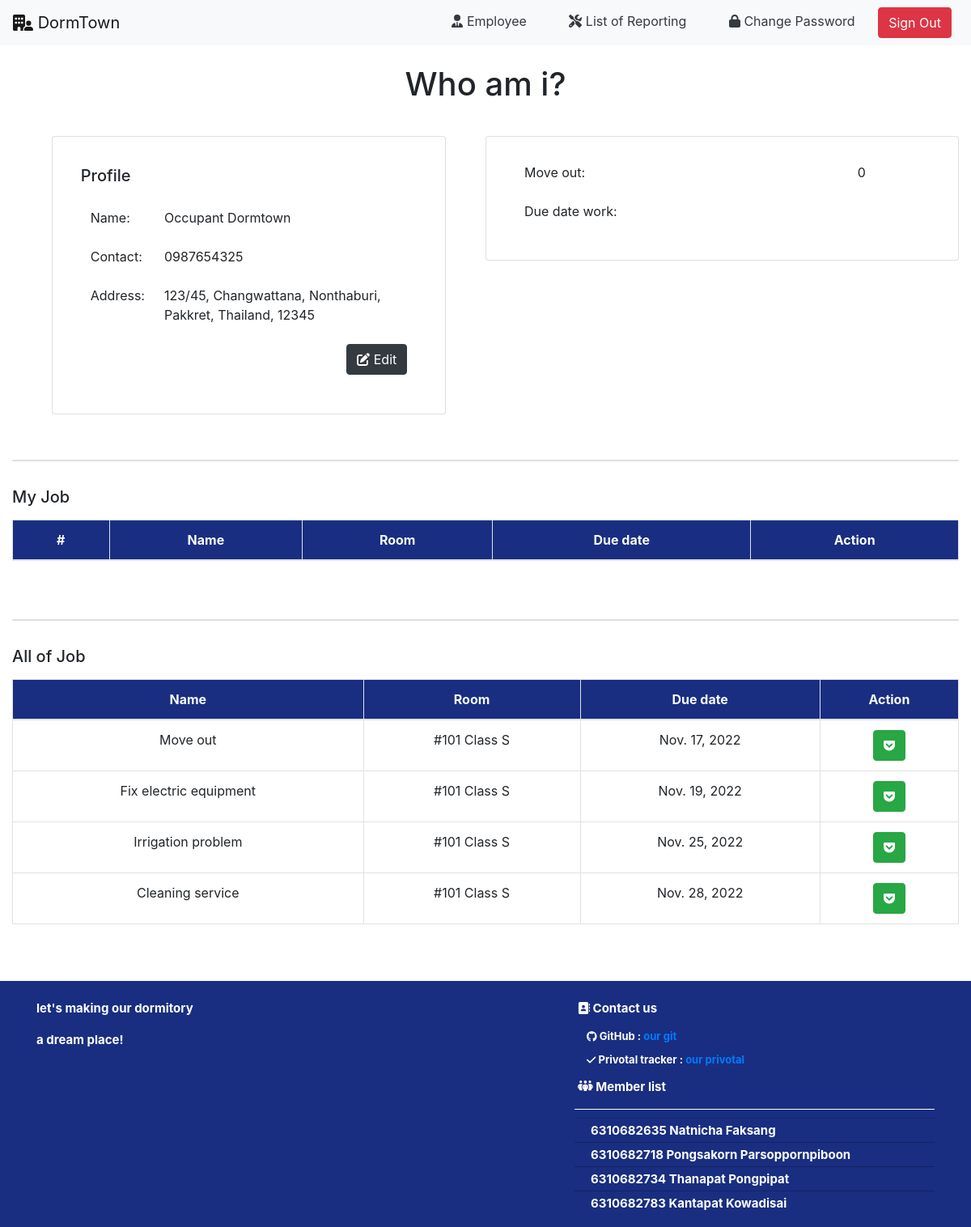
/employee/ (signed in), run on an earlier commit of the app's database.
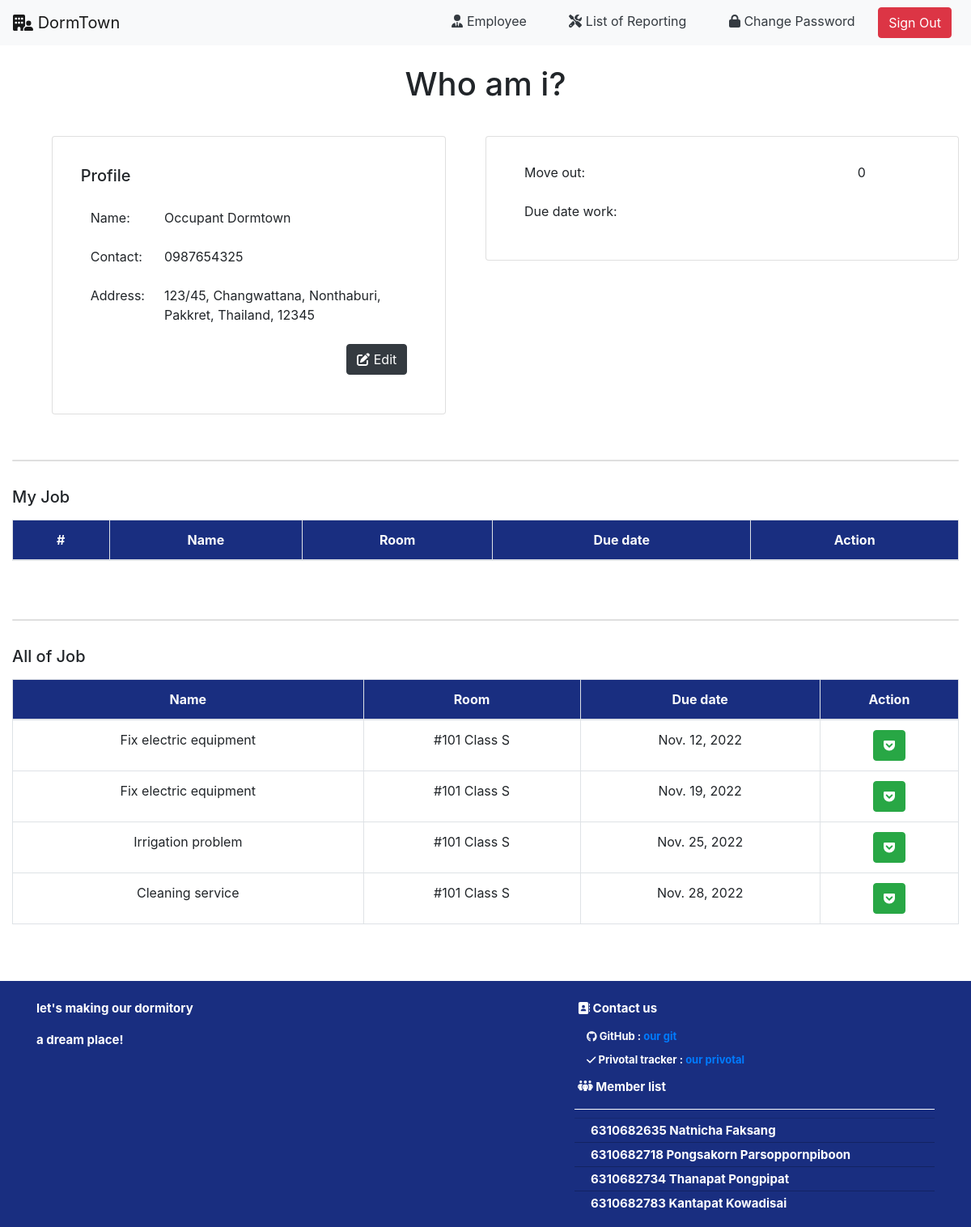
And on a later commit of the database.
### occupant/models.py (models this page shows, shortened)
class Report(models.Model):
    from_user_id = models.ForeignKey(
        User, on_delete=models.CASCADE, related_name="from_user_id")
    problem_type_id = models.ForeignKey(
        ProblemType, on_delete=models.CASCADE, related_name="problem_type_id")
    due_date = models.DateField()
    note = models.CharField(max_length=150)
    status_id = models.ForeignKey(
        StatusType, on_delete=models.CASCADE, related_name="status_id")
    assign_to_id = models.ForeignKey(
        User, on_delete=models.CASCADE, related_name="assign_to_id", null=True)
    role_id = models.ForeignKey(
        Role, on_delete=models.CASCADE, related_name="reported_role_id", null=True)

class ProblemType(models.Model):
    problem_name = models.CharField(max_length=30)
    def __str__(self):
        return f'{ self.problem_name }'

class Room(models.Model):
    room_number = models.CharField(max_length=3)
    room_type = models.ForeignKey(
        RoomType, on_delete=models.CASCADE, related_name="room_type")
    status = models.BooleanField()
    def __str__(self):
        return f'#{ self.room_number } Class {self.room_type}'

class RoomType(models.Model):
    class_level = models.CharField(max_length=5)
    price = models.IntegerField()
    room_service = models.IntegerField(default=1)
    tv_fridge = models.BooleanField(default=True)
    wardrobe = models.BooleanField(default=True)
    water_heater = models.BooleanField(default=True)
    def __str__(self):
        return f'{ self.class_level }'

### employee/views.py (the view, shortened to what this page needs)
# urls.py: path("", views.index, name="chat_to_admin"),
def index(request):
    if not request.user.is_authenticated:
        return render(request, 'users/login.html', status=400)
    else:
        user = User.objects.filter(pk=request.user.id).first()
        user_info = UserInfo.objects.filter(user_id=request.user.id).first()
        role_name = user_info.role_id.role_name
        report_a = Report.objects.filter(assign_to_id=request.user,status_id=StatusType.objects.get(pk=2)).order_by('due_date')
        report_na = Report.objects.filter(assign_to_id__isnull=True).order_by('due_date')
        rooms_reporter_a = {}
        for report in report_a:
            Object_reporter = UserInfo.objects.get(user_id=report.from_user_id.id)
            reporter_room = Object_reporter.room_id
            rooms_reporter_a.update({report.from_user_id:reporter_room})
        rooms_reporter_na = {}
        for report in report_na:
            Object_reporter = UserInfo.objects.get(user_id=report.from_user_id.id)
            reporter_room = Object_reporter.room_id
            rooms_reporter_na.update({report.from_user_id:reporter_room})
        iri=0
        fix=0
        clean=0
        move=0
        if role_name == 'Technician' or 'Housekeeper':
            can_access = True
        else:
            can_access = False
        for i in report_na:
            if(can_access):
                return render(request, 'employee/index.html', {
                    'user': user,
                    'user_info' : user_info,
                    'role_name' : role_name,
                    'report_a'  : report_a,
                    'report_na' : report_na,
                    'fix'       : fix,
                    'clean'     : clean,
                    'move'      : move,
                    'iri'       : iri,
                    'rooms_reporter_a' :rooms_reporter_a,
                    'rooms_reporter_na' :rooms_reporter_na,
                })
            else:
                return render(request, "rooms/index.html")

### employee/templates/employee/index.html (shortened to what this page needs)
{% extends 'employee/layout.html' %}
{% block body %}
{% if role_name == "Housekeeper" %}
<div class="text-center mt-4">
    <h1>Housekeeper</h1>
</div>
{% elif role_name == "Technician" %}
<div class="text-center mt-4">
    <h1>Technician</h1>
</div>
{% else %}
<div class="text-center mt-4">
  <h1>Who am i?</h1>
</div>
{% endif %}
<div class="d-flex justify-content-around">
  <div class="container">
    <div class="py-3"></div>
    <div class="row">
        <div class="col-lg-10 card" style="margin: auto">
            <div class="card-body">
                <div class="d-flex justify-content-between align-items-center py-3">
                    <h2 class="h5 mb-0">Profile</h2>
                </div>
                <table class="table table-borderless">
                    <tr>
                        <td colspan="2">Name:</td>
                        <td class="text-end">{{ user.first_name }} {{ user.last_name }}</td>
                    </tr>
                    <tr>
                        <td colspan="2">Contact:</td>
                        <td class="text-end">{{ user_info.phone_number }}</td>
                    </tr>
                    <tr>
                        <td colspan="2">Address:</td>
                        <td class="text-end">{{ user_info.address }}, {{ user_info.street }}, {{ user_info.state }}, {{ user_info.city }}, {{ user_info.country }}, {{ user_info.zip_code }} </td>
                    </tr>
                    <tr>
                        <td colspan="2"></td>
                        <td class="text-end" align="right">
                          <a class="btn btn-dark text-white" href="{% url 'employee:edit_profile' %}"><i class="fa-solid fa-pen-to-square"></i> Edit</a>
                        </td>
                    </tr>
                </table>
            </div>
        </div>
    </div>
  </div>
  <div class="container">
    <div class="py-3"></div>
    <div class="row">
      <div class="col card">
        <div class="card-body">
          <table class="table table-borderless">
            <tr>
              <td colspan="2">Move out:</td>
              <td>{{move}}</td>
            </tr>
            <tr>
              <td colspan="2">Due date work:</td>
              <td></td>
            </tr>
          </table>
        </div>
      </div>
    </div>
  </div>
</div>
<dev class="container">
  <div class="py-3"></div>
  <div class="col card"></div>
  <div class="py-2"></div>
  <div class="d-flex justify-content-between align-items-center py-3">
    <h2 class="h5 mb-0">My Job</h2>
  </div>
  <table class="table table-bordered text-center">
    <thead class="text-light" style="background-color: #192e80;">
      <tr>
        <th scope="col">#</th>
        <th scope="col">Name</th>
        <th scope="col">Room</th>
        <th scope="col">Due date</th>
        <th scope="col">Action</th>
      </tr>
    </thead>
  </table>
</dev>
<dev class="container">
  <div class="py-3"></div>
  <div class="col card"></div>
  <div class="py-2"></div>
  <div class="d-flex justify-content-between align-items-center py-3">
    <h2 class="h5 mb-0">All of Job</h2>
  </div>
  <table class="table table-bordered text-center">
    <thead class="text-light" style="background-color: #192e80;">
      <tr>
        <th scope="col">Name</th>
        <th scope="col">Room</th>
        <th scope="col">Due date</th>
        <th scope="col">Action</th>
      </tr>
    </thead>
    <tbody>
      {% for i in report_na %}
          <tr>
            <td>{{i.problem_type_id}}</td>
            {% for key,value in rooms_reporter_na.items %}
              {% if key == i.from_user_id %}
                <td>{{value}}</td>
              {% endif %}
              {% endfor %}
            <td>{{i.due_date}}</td>
            <td><a class="btn btn-success text-white" href="{% url 'employee:assign' i.id %}"> <i class="fa-brands fa-get-pocket"></i> </a></td>
          </tr>
        {% endfor %}
    </tbody>
  </table>
</dev>
{% endblock %}

What changed in the data, as far as the page shows it:
removed Report: problem_type_id "Move out", due_date "Nov. 17, 2022"
added Report: problem_type_id "Fix electric equipment", due_date "Nov. 12, 2022"
